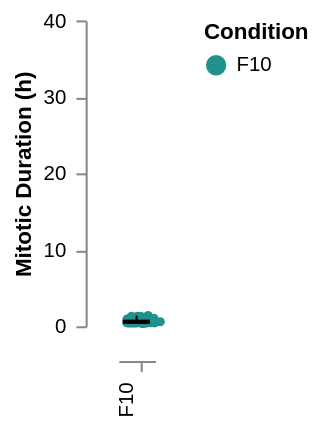

The notebook cell saved with this chart:
### Code cell
Stripbox_MitoticDuration = stripbox_full(
    data = df, 
    x = 'Condition', 
    y = 'Mitotic_duration_hrs', 
    y_title = 'Mitotic Duration (h)', 
    y_min = 0, 
    y_max = 40, 
    colour = "Condition"
)
Stripbox_MitoticDuration
